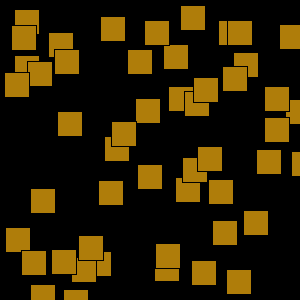
Frame 1 (no input)
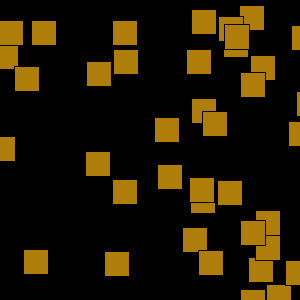
Frame 60 (the mouse pressed at the canvas centre just before this capture)
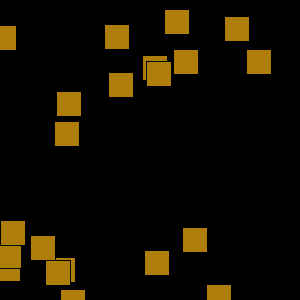
Frame 120 (the mouse held since frame 60 and released just before this capture)

The Processing sketch that drew these frames (run headless with seeded random() and noise(); from frame 60 on, the mouse is pressed at the canvas centre):

// Processing sketch: processing_97259
// ── processing_97259.pde


Square [] mySquare = new Square[25];
Square[] myRect = new Square[25];

void setup() {
  size (300, 300);
  for (int i =0; i <myRect.length; i++) {
    myRect[i] = new Square();
  }
  for (int i=0; i<mySquare.length; i++) {
    mySquare[i] = new Square();
  }
}
void draw() {
  background(0);
  for (int i=0;i<mySquare.length; i++) {
    mySquare[i].display();
    mySquare[i].bounce();
  }
  for (int i=0; i<myRect.length; i++) {
    myRect[i].display();
    myRect[i].bounce();
  }
}

class Square {
  color c;
  int x;
  int y;
  int speed;

  Square() {
    c = color(225,0,0);
    x = int(random(0,300));
    y = int(random(0,300));
    speed = int(random(1,10));
  }
  
  void display() {
    fill(175,125, 10);
    rect(x, y, 25, 25);
  }
  void bounce() {
    x += speed;
    if (x < 0 || x >=width) {
      speed = speed * -2;
    }
  }
} 
